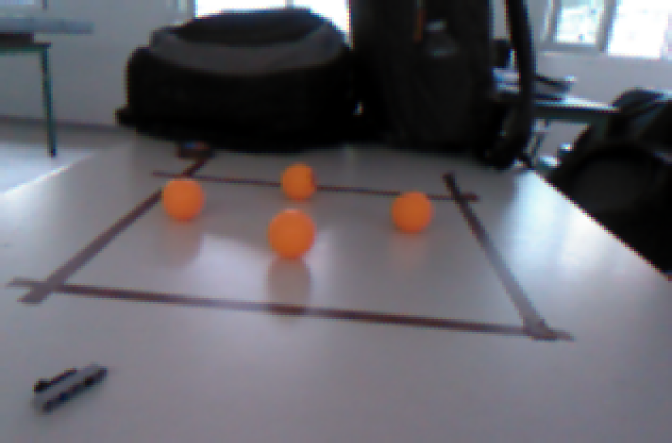
#> input picture demo_images/unrecognizedBalls.png, 1344 x 885 px, found by its file name (shown at 1/2 size)
$ python opencvtest.py
#> lines starting #> are read from the running program, lines starting #| are printed output that depends on the picture
import cv2
import numpy as np


while True:
    img = cv2.imread('unrecognizedBalls.png')
#> img is the input picture: shape (885, 1344, 3); mean B, G, R 105.1, 98.3, 100.1
    frame = img

    # Locate points of the documents
    # or object which you want to transform
    pts1 = np.float32([[388, 350], [110, 560],
                       [920, 400], [1075, 650]])

    pts2 = np.float32([[0, 0], [0, 800],
                       [800, 0], [800, 800]])

    # Apply Perspective Transform Algorithm
    matrix = cv2.getPerspectiveTransform(pts1, pts2)
    result = cv2.warpPerspective(frame, matrix, (800, 800))
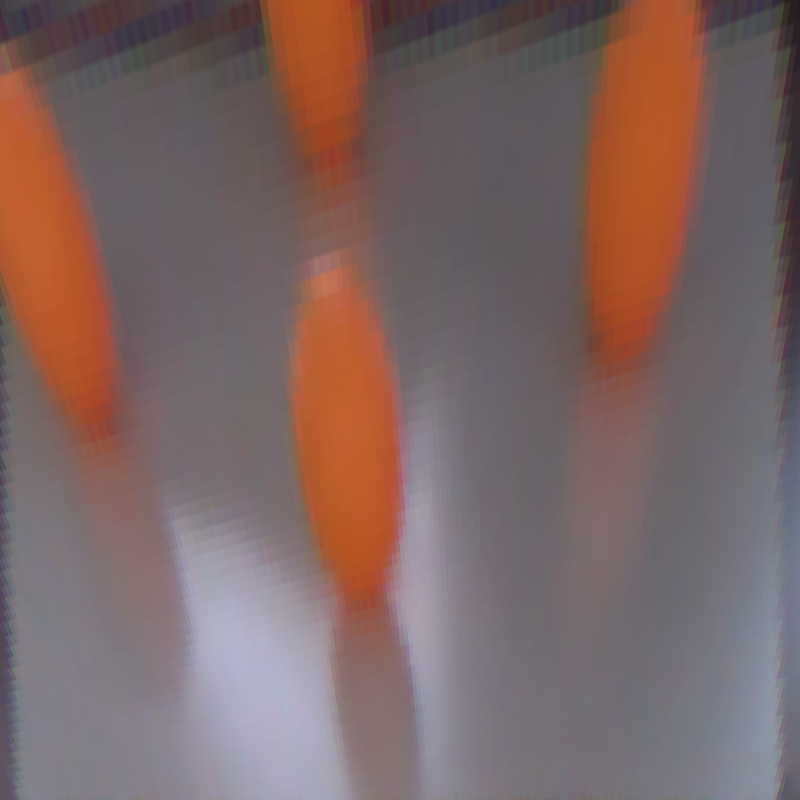
#> result: shape (800, 800, 3); mean B, G, R 100.3, 102.1, 124.8

    # Wrap the transformed image
    cv2.imshow('frame', frame)  # Initial Capture
    cv2.imshow('frame1', result)  # Transformed Capture

    if cv2.waitKey(24) == 27:
#> (key Esc is pressed here)
        break
cv2.destroyAllWindows()

$ run again, with demo_images/ballRecognition.jpg saved as demo_images/unrecognizedBalls.png
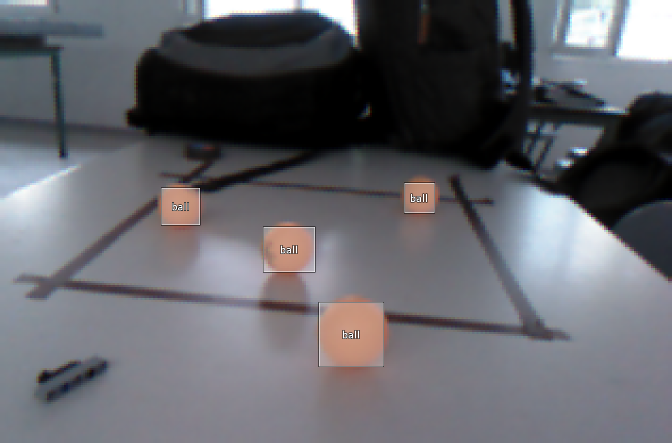
#> input picture demo_images/ballRecognition.jpg, 1344 x 885 px, found by its file name (shown at 1/2 size)
#> img is the input picture: shape (885, 1344, 3); mean B, G, R 106.6, 100.8, 100.5
#> `result = cv2.warpPerspective(frame, matrix, (800, 800))`:
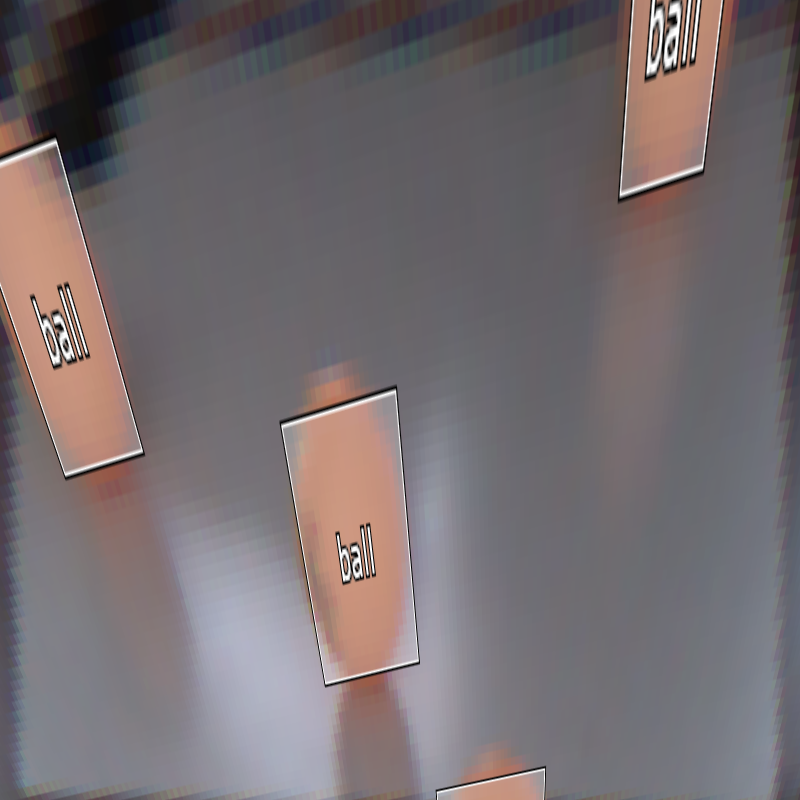
#> result: shape (800, 800, 3); mean B, G, R 111.7, 108.7, 116.9

$ run again, with demo_images/testSquare.jpg saved as demo_images/unrecognizedBalls.png
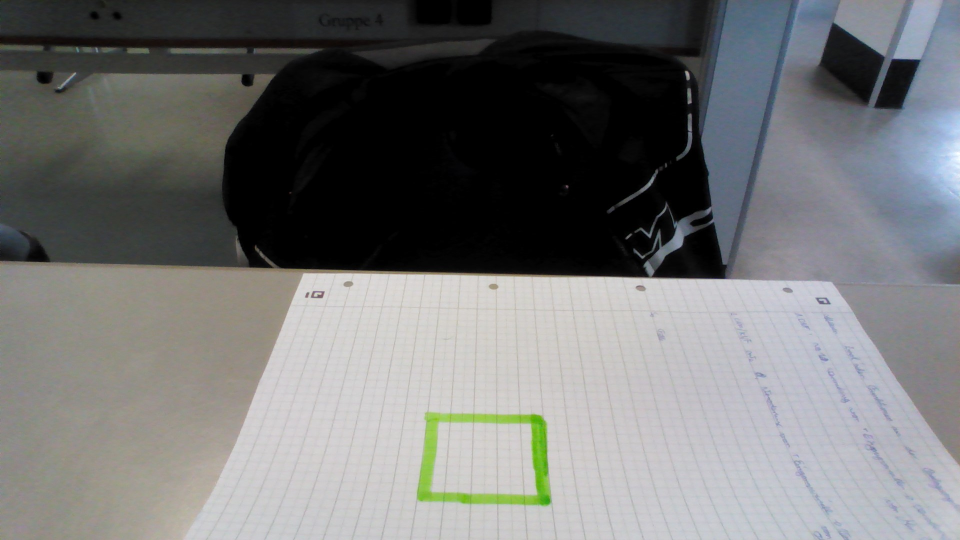
#> input picture demo_images/testSquare.jpg, 1920 x 1080 px, found by its file name (shown at 1/2 size)
#> img is the input picture: shape (1080, 1920, 3); mean B, G, R 116.7, 116.6, 115.6
#> `result = cv2.warpPerspective(frame, matrix, (800, 800))`:
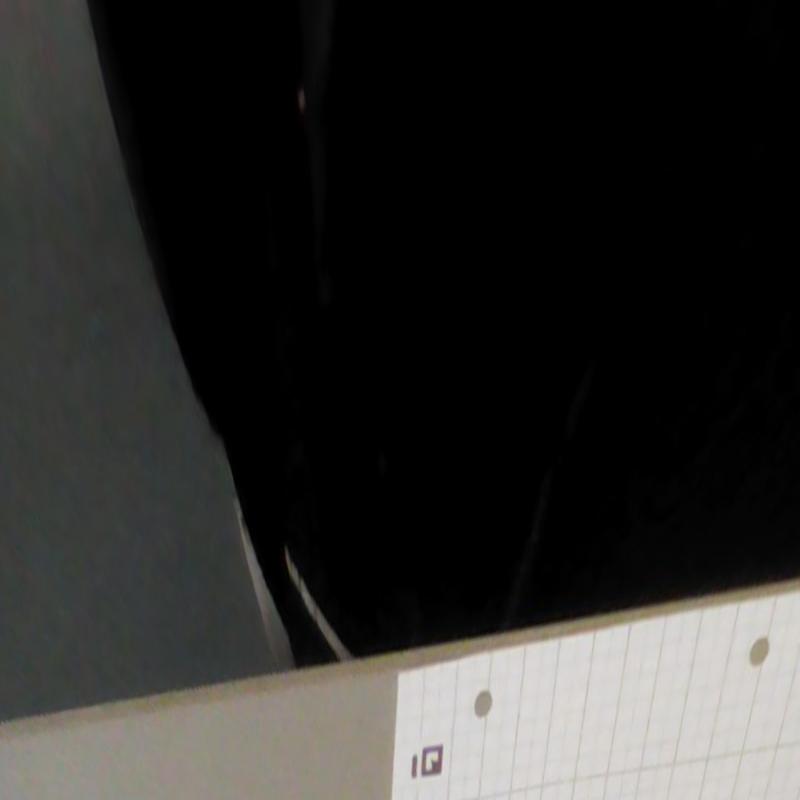
#> result: shape (800, 800, 3); mean B, G, R 43.9, 45.8, 46.3
